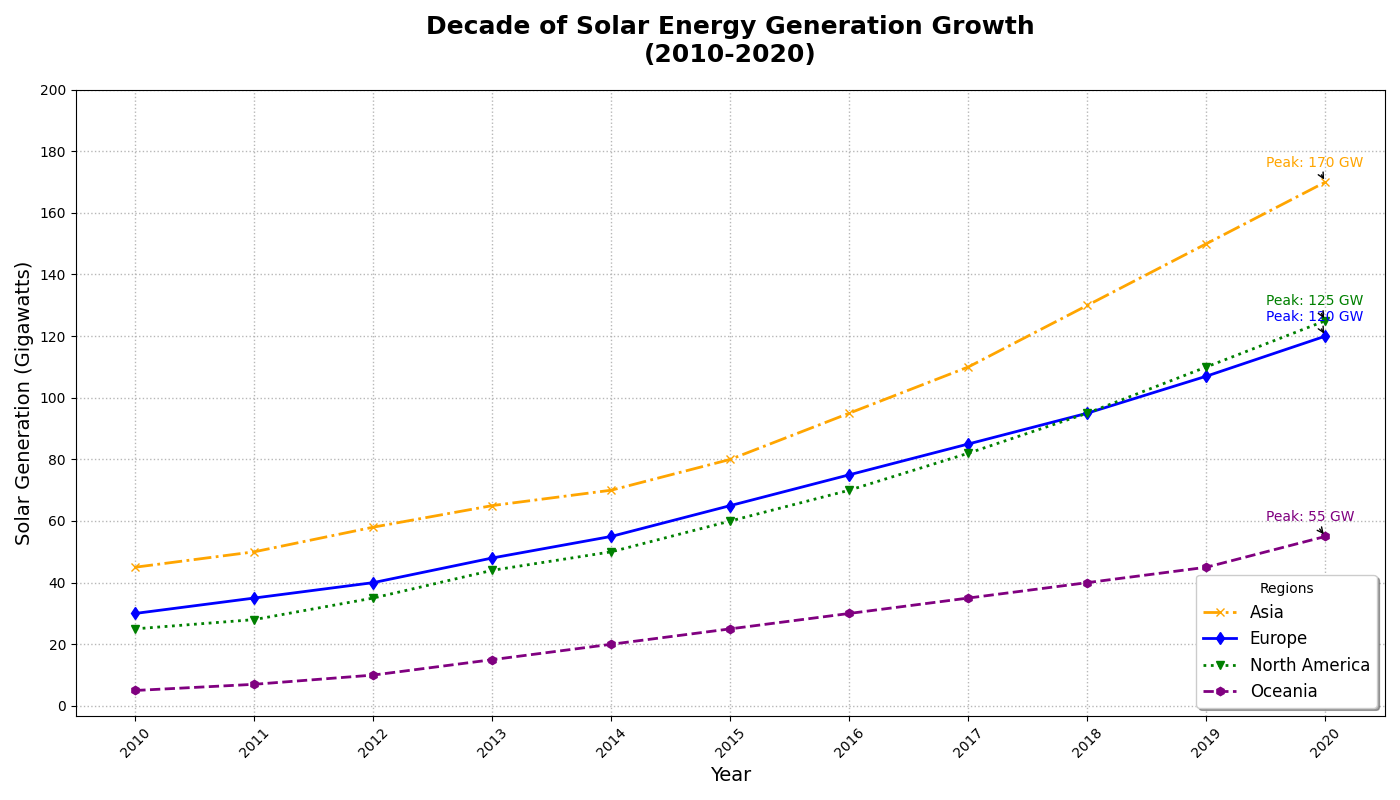

Here is the Python script that generated this plot:
import matplotlib.pyplot as plt
import numpy as np

# Data for solar energy generation (in gigawatts) for different regions
years = np.arange(2010, 2021)
asia = [45, 50, 58, 65, 70, 80, 95, 110, 130, 150, 170]
europe = [30, 35, 40, 48, 55, 65, 75, 85, 95, 107, 120]
north_america = [25, 28, 35, 44, 50, 60, 70, 82, 95, 110, 125]
oceania = [5, 7, 10, 15, 20, 25, 30, 35, 40, 45, 55]

# Create the line chart
plt.figure(figsize=(14, 8))

# Plotting each region's data with altered stylistic elements
plt.plot(years, asia, marker='x', linestyle='-.', color='orange', label='Asia', linewidth=2)
plt.plot(years, europe, marker='d', linestyle='-', color='blue', label='Europe', linewidth=2)
plt.plot(years, north_america, marker='v', linestyle=':', color='green', label='North America', linewidth=2)
plt.plot(years, oceania, marker='h', linestyle='--', color='purple', label='Oceania', linewidth=2)

# Customizing the chart
plt.title("Decade of Solar Energy Generation Growth\n(2010-2020)", fontsize=18, fontweight='bold', pad=20)
plt.xlabel("Year", fontsize=14)
plt.ylabel("Solar Generation (Gigawatts)", fontsize=14)
plt.xticks(years, rotation=45, fontsize=10)
plt.yticks(np.arange(0, 201, 20), fontsize=10)
plt.grid(True, linestyle=':', linewidth=1, alpha=0.9)
plt.legend(title='Regions', loc='lower right', fontsize=12, shadow=True)

# Annotate peak generation for each region
for region, data, color in zip(['Asia', 'Europe', 'North America', 'Oceania'],
                               [asia, europe, north_america, oceania],
                               ['orange', 'blue', 'green', 'purple']):
    max_gen = max(data)
    max_year = years[data.index(max_gen)]
    plt.annotate(f'Peak: {max_gen} GW', xy=(max_year, max_gen),
                 xytext=(max_year - 0.5, max_gen + 5),
                 arrowprops=dict(facecolor=color, arrowstyle='->'),
                 fontsize=10, color=color)

# Enhance the layout to prevent overlapping elements
plt.tight_layout()

# Show the plot
plt.show()
